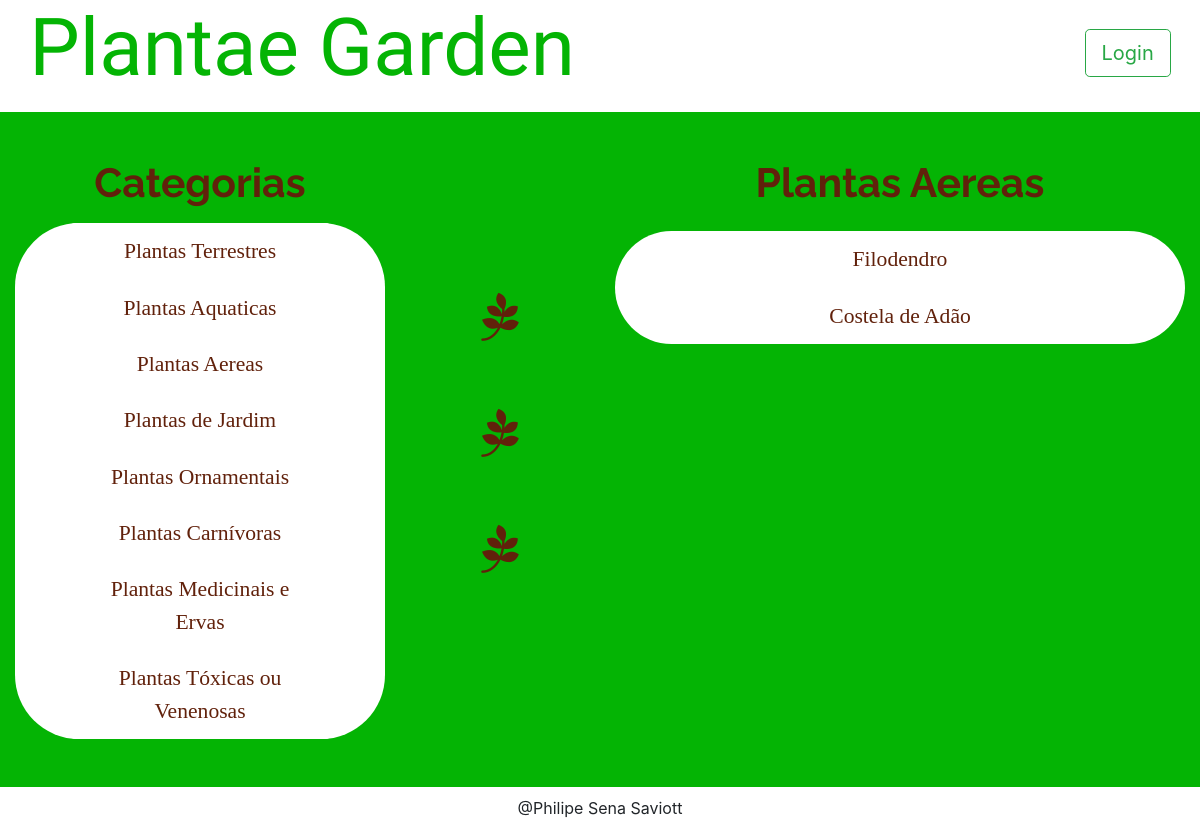
/category/3/items, run on the app's committed database.
### models.py (models this page shows, shortened)
class Category(Base):
    __tablename__ = 'category'
    id = Column(Integer, primary_key=True)
    name = Column(String(50), nullable=False)
    user_id = Column(Integer, ForeignKey('user.id'))
    user = relationship(User)

class Item(Base):
    __tablename__ = 'item'
    id = Column(Integer, primary_key=True)
    name = Column(String(50), nullable=False)
    description = Column(String(1000), nullable=False)
    category_id = Column(Integer, ForeignKey('category.id'))
    category = relationship(Category)
    user_id = Column(Integer, ForeignKey('user.id'))
    user = relationship(User)

### application.py (the view, shortened to what this page needs)
@app.route('/category/<int:category_id>/items')
def categoryFunction(category_id):
    category = session.query(Category)
    category2 = session.query(Category).filter_by(id=category_id).first()
    if not hasattr(category2, 'id'):
        return "this category not exist"
    items = session.query(Item).filter_by(category_id=category2.id)
    if 'username' not in login_session:
        if items.count() == 0:
            flash("You have no items yet!")
            return render_template(
                'publicCategory.html',
                plantas=category, plantas2=category2, itemName=items)
        else:
            return render_template(
                'publicCategory.html',
                plantas=category, plantas2=category2, itemName=items)

### templates/publicCategory.html (shortened to what this page needs)
{% extends "main.html" %}
{% block content %}
{% include "header.html" %}
      <section class="row main-body">
        <div class="col-md-9">
        </div>
      </section>
      <section class="row main-body">
        <div id="item-description" class="col-md-4">
          <h2 class="cat-title">Categorias</h2>
          <div class="cat-all-list">
            {% for i in plantas %}
              <div class="list-group cat-list">
                <a href="{{ url_for('categoryFunction', category_id=i.id)}}" class="list-group-item">{{ i.name }}</a>
              </div>
            {% endfor %}
          </div>
        </div>
        <ul class="col-md-2 tree-list">
          <li><i class="fa fa-pagelines"></i></li>
          <li><i class="fa fa-pagelines"></i></li>
          <li><i class="fa fa-pagelines"></i></li>
        </ul>
        <div id="item-description" class="col-md-6">
          <h2 class="cat-title">{{ plantas2.name }}</h2>
          <div class="cat-all-list">
            {% for i in itemName %}
              <div class="list-group cat-list">
                <a href="{{ url_for('itemFunction', item_id=i.id, category_id=plantas2.id)}}" class="list-group-item" class="list-group-item">{{ i.name }}</a>
              </div>
            {% endfor %}
          </div>
        </div>
      </section>
{% endblock %}

### static/styles.css (style rules this page uses)
a:hover, a:visited, a:link, a:active { text-decoration: none; }
.list-group-item { color: #61210B; border: 0px; font-family: 'Crimson Text', serif; font-size: 135%; text-align: center; }
#item-description { margin: 2.5% 0 4% 0; }
.main-body { background-color: #04B404; }
.cat-list { border: 10px; border-radius: 20em; margin-left: 15%; width: 70% }
.cat-all-list { background-color: white; border-radius: 4em; }
.cat-title { text-align:center; margin-bottom: 4%; font-family: 'Raleway', sans-serif; font-size: 255%; color: #61210B; font-weight: bold; }
.tree-list { margin: 8% 0 0 0; list-style: none; color: #61210B; text-align: center; }
.tree-list .fa-pagelines { margin: 40% 0 0 0; font-size: 300%; }

### data on the page
Category: name "Plantas Terrestres"
Category: name "Plantas Aquaticas"
Category: name "Plantas Aereas"
Category: name "Plantas de Jardim"
Category: name "Plantas Ornamentais"
Category: name "Plantas Carnívoras"
Category: name "Plantas Medicinais e Ervas"
Category: name "Plantas Tóxicas ou Venenosas"
Item: name "Filodendro"
Item: name "Costela de Adão"
